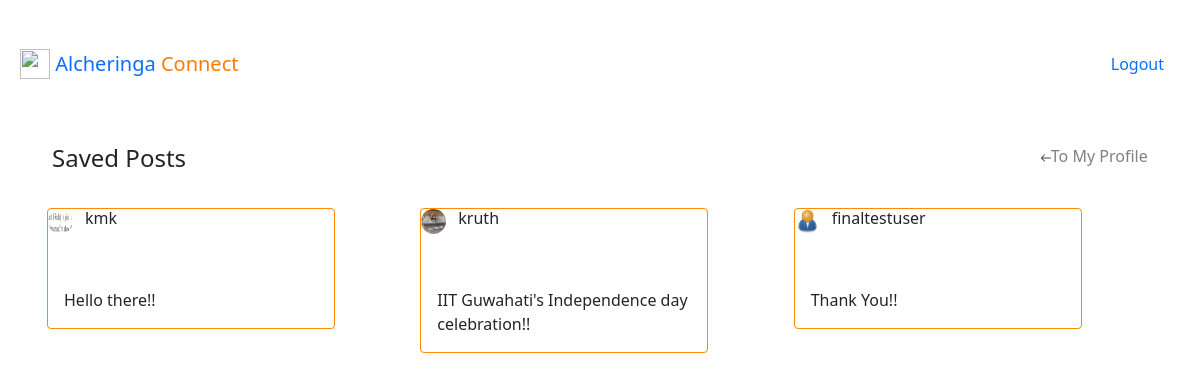
The app's page /saved_posts/ (signed in) with its own data.
### AlcherWeb/models.py (models this page shows, shortened)
class Post(models.Model):
    author=models.ForeignKey(User,on_delete=models.CASCADE)
    posted_pic = models.ImageField(default='default.jpg',upload_to='posted_pics')
    content = models.TextField(default='')
    favourites=models.ManyToManyField(User,related_name='favourite',default=None,blank=True)

### users/models.py (models this page shows, shortened)
class Profile(models.Model):
    user=models.OneToOneField(User,on_delete=models.CASCADE,related_name='Profile')
    image = models.ImageField(default='profile_pics/default.jpg',upload_to='profile_pics')

### users/views.py (the view)
# urls.py: path('saved_posts/',user_views.favourite_list, name='favourite_list'),
@login_required
def favourite_list(request):
    new=Post.objects.all().filter(favourites=request.user)
    return render(request,'users/saved_post.html',{'new':new})

### users/templates/users/saved_post.html (shortened to what this page needs)
{% extends "AlcherWeb/base.html" %}
{% load static %}
{% block content %}
<link rel="stylesheet" href="{% static '/CSS/myposts.css' %}">
<div class="container">
  <div class="row">
    <div class="col">
      <h4>Saved Posts</h4>
    </div>
    <div class="col">
      <span class="aer"><a class="anc" href="{% url 'profile' %}"> <img src="{% static 'images/leftarrow.png' %}" height="10px"
            width="10px" alt="">To My Profile</a></span>
    </div>
  </div>
  <div class="row">
    {% for post in new %}
    <div class="col-6 col-md-4">
      <div class="card" style="width: 18rem; border: solid 1px; border-color: #fc8c03;">
          <div class="card-title">
            <div style="display:inline-flex; gap: 12px;">
            <img style="border-radius: 50%;" src="{{ post.author.Profile.image.url }}" class="round-bord" width="25px"
                        height="25px" alt="">
              <h6 class="card-title"> {{post.author}}</h6>
            </div>
          </div>
        <div class="card-body">
          <p class="card-text">{{post.content}}</p>
        </div>
    </div>
  </div>
  {% endfor %}
  {% endblock content %}

### static/CSS/main.css (style rules this page uses)
.round-bord { border-radius: 50%; }

### static/CSS/myposts.css (style rules this page uses)
body { padding:20px; }
.aer { padding-left: 80%; }
.container { padding-top: 50px; }
.row { padding: 10px; }
.col-6 { padding: 7px; }
.anc { color: grey; text-decoration: none; }
.card { border: 10px; border-color: #fc8c03; }

### records on screen
Post: author.Profile.image (picture), author "kmk", content "Hello there!!"
Post: author.Profile.image (picture), author "kruth", content "IIT Guwahati's Independence day celebration!!"
Post: author.Profile.image (placeholder picture), author "finaltestuser", content "Thank You!!"
